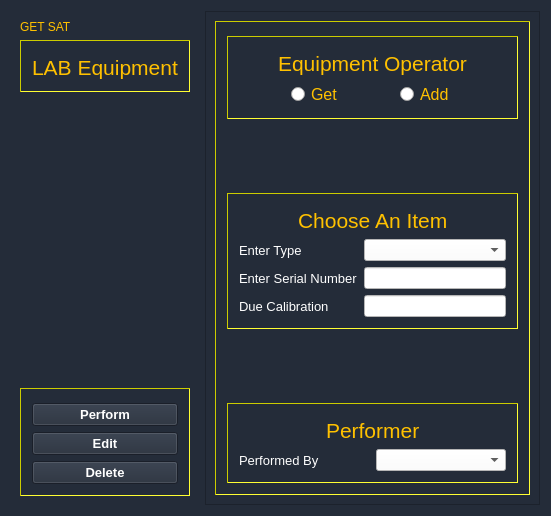
<?xml version="1.0" encoding="UTF-8"?>
<ui version="4.0">
 <class>ATP</class>
 <widget class="QWidget" name="ATP">
  <property name="geometry">
   <rect>
    <x>0</x>
    <y>0</y>
    <width>535</width>
    <height>516</height>
   </rect>
  </property>
  <property name="windowTitle">
   <string>Form</string>
  </property>
  <property name="styleSheet">
   <string notr="true">background-color: #242c39;</string>
  </property>
  <layout class="QGridLayout" name="gridLayout">
   <item row="0" column="0">
    <widget class="QFrame" name="Side_Logo_frame">
     <property name="styleSheet">
      <string notr="true">background-color: #242c39;
</string>
     </property>
     <property name="frameShape">
      <enum>QFrame::NoFrame</enum>
     </property>
     <property name="frameShadow">
      <enum>QFrame::Plain</enum>
     </property>
     <layout class="QGridLayout" name="gridLayout_3">
      <item row="1" column="0">
       <widget class="QGroupBox" name="groupBox_9">
        <property name="styleSheet">
         <string notr="true">#groupBox_9 {
border-color: rgb(204, 204, 0);
border-width : 0.5px;
border-style:inset}</string>
        </property>
        <property name="title">
         <string/>
        </property>
        <layout class="QGridLayout" name="gridLayout_14">
         <item row="0" column="0">
          <widget class="QLabel" name="SAT_label_2">
           <property name="font">
            <font>
             <family>MS Shell Dlg 2</family>
             <pointsize>16</pointsize>
             <weight>9</weight>
             <italic>false</italic>
             <bold>false</bold>
            </font>
           </property>
           <property name="styleSheet">
            <string notr="true">background-color:None;
font: 75 16pt &quot;MS Shell Dlg 2&quot;;
color:#ffc100;</string>
           </property>
           <property name="text">
            <string>LAB Equipment</string>
           </property>
          </widget>
         </item>
        </layout>
       </widget>
      </item>
      <item row="5" column="0">
       <widget class="QGroupBox" name="groupBox_2">
        <property name="styleSheet">
         <string notr="true">#groupBox_2 {
border-color: rgb(204, 204, 0);
border-width : 0.5px;
border-style:inset}</string>
        </property>
        <property name="title">
         <string/>
        </property>
        <layout class="QGridLayout" name="gridLayout_2">
         <item row="1" column="0">
          <widget class="QPushButton" name="Edit">
           <property name="font">
            <font>
             <pointsize>10</pointsize>
             <weight>75</weight>
             <bold>true</bold>
            </font>
           </property>
           <property name="styleSheet">
            <string notr="true">color: rgb(255, 255, 255);
background-color: #242c39;</string>
           </property>
           <property name="text">
            <string>Edit</string>
           </property>
          </widget>
         </item>
         <item row="2" column="0">
          <widget class="QPushButton" name="Delete">
           <property name="font">
            <font>
             <pointsize>10</pointsize>
             <weight>75</weight>
             <bold>true</bold>
            </font>
           </property>
           <property name="styleSheet">
            <string notr="true">color: rgb(255, 255, 255);
background-color: #242c39;</string>
           </property>
           <property name="text">
            <string>Delete</string>
           </property>
          </widget>
         </item>
         <item row="0" column="0">
          <widget class="QPushButton" name="finish">
           <property name="font">
            <font>
             <pointsize>10</pointsize>
             <weight>75</weight>
             <bold>true</bold>
            </font>
           </property>
           <property name="styleSheet">
            <string notr="true">color: rgb(255, 255, 255);
background-color: #242c39;</string>
           </property>
           <property name="text">
            <string>Perform</string>
           </property>
          </widget>
         </item>
        </layout>
       </widget>
      </item>
      <item row="0" column="0">
       <widget class="QLabel" name="Get_label">
        <property name="styleSheet">
         <string notr="true">background-color:None;
font: 75 16pt &quot;MS Shell Dlg 2&quot;;
color:#ffc100;</string>
        </property>
        <property name="text">
         <string>GET SAT</string>
        </property>
       </widget>
      </item>
      <item row="2" column="0">
       <spacer name="verticalSpacer">
        <property name="orientation">
         <enum>Qt::Vertical</enum>
        </property>
        <property name="sizeHint" stdset="0">
         <size>
          <width>20</width>
          <height>40</height>
         </size>
        </property>
       </spacer>
      </item>
      <item row="3" column="0">
       <widget class="QLabel" name="label_50">
        <property name="text">
         <string/>
        </property>
        <property name="pixmap">
         <pixmap>L:/ItzhakM/QT/Widget's ATP/getsat2.JPG</pixmap>
        </property>
       </widget>
      </item>
      <item row="4" column="0">
       <spacer name="verticalSpacer_2">
        <property name="orientation">
         <enum>Qt::Vertical</enum>
        </property>
        <property name="sizeHint" stdset="0">
         <size>
          <width>20</width>
          <height>40</height>
         </size>
        </property>
       </spacer>
      </item>
     </layout>
     <widget class="QLabel" name="label_19">
      <property name="geometry">
       <rect>
        <x>9</x>
        <y>97</y>
        <width>16</width>
        <height>16</height>
       </rect>
      </property>
      <property name="text">
       <string/>
      </property>
      <property name="pixmap">
       <pixmap>../Users/Widget's ATP/getsat2.JPG</pixmap>
      </property>
     </widget>
     <zorder>label_19</zorder>
     <zorder>Get_label</zorder>
     <zorder>groupBox_9</zorder>
     <zorder>groupBox_2</zorder>
     <zorder>label_50</zorder>
    </widget>
   </item>
   <item row="0" column="1">
    <widget class="QFrame" name="frame_2">
     <property name="styleSheet">
      <string notr="true">background-color: #242c39;</string>
     </property>
     <property name="frameShape">
      <enum>QFrame::StyledPanel</enum>
     </property>
     <property name="frameShadow">
      <enum>QFrame::Raised</enum>
     </property>
     <layout class="QGridLayout" name="gridLayout_4">
      <item row="0" column="0">
       <widget class="QGroupBox" name="groupBox_3">
        <property name="styleSheet">
         <string notr="true">#groupBox_3 {
border-color: rgb(204, 204, 0);
border-width : 0.5px;
border-style:inset}</string>
        </property>
        <property name="title">
         <string/>
        </property>
        <layout class="QGridLayout" name="gridLayout_5">
         <item row="2" column="0">
          <widget class="QGroupBox" name="groupBox_15">
           <property name="styleSheet">
            <string notr="true">#groupBox_15 {
border-color: rgb(204, 204, 0);
border-width : 0.5px;
border-style:inset}</string>
           </property>
           <property name="title">
            <string/>
           </property>
           <layout class="QGridLayout" name="gridLayout_40">
            <item row="0" column="1">
             <widget class="QLabel" name="label_17">
              <property name="font">
               <font>
                <family>MS Shell Dlg 2</family>
                <pointsize>16</pointsize>
                <weight>9</weight>
                <italic>false</italic>
                <bold>false</bold>
               </font>
              </property>
              <property name="styleSheet">
               <string notr="true">background-color:None;
font: 75 16pt &quot;MS Shell Dlg 2&quot;;
color:#ffc100;</string>
              </property>
              <property name="text">
               <string>Choose An Item</string>
              </property>
             </widget>
            </item>
            <item row="0" column="2">
             <spacer name="horizontalSpacer_2">
              <property name="orientation">
               <enum>Qt::Horizontal</enum>
              </property>
              <property name="sizeHint" stdset="0">
               <size>
                <width>40</width>
                <height>20</height>
               </size>
              </property>
             </spacer>
            </item>
            <item row="0" column="0">
             <spacer name="horizontalSpacer">
              <property name="orientation">
               <enum>Qt::Horizontal</enum>
              </property>
              <property name="sizeHint" stdset="0">
               <size>
                <width>40</width>
                <height>20</height>
               </size>
              </property>
             </spacer>
            </item>
            <item row="1" column="0" colspan="3">
             <layout class="QGridLayout" name="gridLayout_11">
              <item row="1" column="0">
               <widget class="QLabel" name="label_8">
                <property name="font">
                 <font>
                  <pointsize>10</pointsize>
                 </font>
                </property>
                <property name="styleSheet">
                 <string notr="true">color: rgb(255, 255, 255);</string>
                </property>
                <property name="text">
                 <string>Enter Serial Number</string>
                </property>
               </widget>
              </item>
              <item row="2" column="0">
               <widget class="QLabel" name="label_9">
                <property name="font">
                 <font>
                  <pointsize>10</pointsize>
                 </font>
                </property>
                <property name="styleSheet">
                 <string notr="true">color: rgb(255, 255, 255);</string>
                </property>
                <property name="text">
                 <string>Due Calibration</string>
                </property>
               </widget>
              </item>
              <item row="2" column="2">
               <widget class="QLineEdit" name="ASSN_3">
                <property name="font">
                 <font>
                  <weight>75</weight>
                  <bold>true</bold>
                 </font>
                </property>
                <property name="styleSheet">
                 <string notr="true">background-color: rgb(255, 255, 255);</string>
                </property>
               </widget>
              </item>
              <item row="1" column="2">
               <widget class="QLineEdit" name="ASSN_2">
                <property name="styleSheet">
                 <string notr="true">background-color: rgb(255, 255, 255);</string>
                </property>
               </widget>
              </item>
              <item row="0" column="0">
               <widget class="QLabel" name="label_10">
                <property name="font">
                 <font>
                  <pointsize>10</pointsize>
                 </font>
                </property>
                <property name="styleSheet">
                 <string notr="true">color: rgb(255, 255, 255);</string>
                </property>
                <property name="text">
                 <string>Enter Type</string>
                </property>
               </widget>
              </item>
              <item row="0" column="2">
               <widget class="QComboBox" name="ASREV_2">
                <property name="styleSheet">
                 <string notr="true">background-color: rgb(255, 255, 255);</string>
                </property>
                <item>
                 <property name="text">
                  <string/>
                 </property>
                </item>
                <item>
                 <property name="text">
                  <string>Spectrum_Analyzer</string>
                 </property>
                </item>
                <item>
                 <property name="text">
                  <string>Network Analyzer</string>
                 </property>
                </item>
                <item>
                 <property name="text">
                  <string>Power Supply</string>
                 </property>
                </item>
                <item>
                 <property name="text">
                  <string>Fluke</string>
                 </property>
                </item>
                <item>
                 <property name="text">
                  <string>Signal Generator</string>
                 </property>
                </item>
                <item>
                 <property name="text">
                  <string>Sonic Tension Meter</string>
                 </property>
                </item>
                <item>
                 <property name="text">
                  <string>Insulation Tester</string>
                 </property>
                </item>
                <item>
                 <property name="text">
                  <string>Microwave Analyzer</string>
                 </property>
                </item>
                <item>
                 <property name="text">
                  <string>Oscilloscope</string>
                 </property>
                </item>
                <item>
                 <property name="text">
                  <string/>
                 </property>
                </item>
               </widget>
              </item>
             </layout>
            </item>
           </layout>
          </widget>
         </item>
         <item row="0" column="0">
          <widget class="QGroupBox" name="groupBox_13">
           <property name="styleSheet">
            <string notr="true">#groupBox_13 {
border-color: rgb(204, 204, 0);
border-width : 0.5px;
border-style:inset}</string>
           </property>
           <property name="title">
            <string/>
           </property>
           <layout class="QGridLayout" name="gridLayout_7">
            <item row="0" column="2">
             <spacer name="horizontalSpacer_6">
              <property name="orientation">
               <enum>Qt::Horizontal</enum>
              </property>
              <property name="sizeHint" stdset="0">
               <size>
                <width>40</width>
                <height>20</height>
               </size>
              </property>
             </spacer>
            </item>
            <item row="0" column="0">
             <spacer name="horizontalSpacer_5">
              <property name="orientation">
               <enum>Qt::Horizontal</enum>
              </property>
              <property name="sizeHint" stdset="0">
               <size>
                <width>40</width>
                <height>20</height>
               </size>
              </property>
             </spacer>
            </item>
            <item row="0" column="1">
             <widget class="QLabel" name="label_11">
              <property name="font">
               <font>
                <family>MS Shell Dlg 2</family>
                <pointsize>16</pointsize>
                <weight>9</weight>
                <italic>false</italic>
                <bold>false</bold>
               </font>
              </property>
              <property name="styleSheet">
               <string notr="true">background-color:None;
font: 75 16pt &quot;MS Shell Dlg 2&quot;;
color:#ffc100;</string>
              </property>
              <property name="text">
               <string>Equipment Operator</string>
              </property>
             </widget>
            </item>
            <item row="1" column="0" colspan="3">
             <layout class="QGridLayout" name="gridLayout_18">
              <item row="0" column="3">
               <widget class="QRadioButton" name="cbCont_2">
                <property name="font">
                 <font>
                  <family>MS Shell Dlg 2</family>
                  <pointsize>12</pointsize>
                  <weight>9</weight>
                  <italic>false</italic>
                  <bold>false</bold>
                 </font>
                </property>
                <property name="styleSheet">
                 <string notr="true">background-color:None;
font: 75 12pt &quot;MS Shell Dlg 2&quot;;
color:#ffc100;</string>
                </property>
                <property name="text">
                 <string>Add</string>
                </property>
               </widget>
              </item>
              <item row="0" column="2">
               <spacer name="horizontalSpacer_4">
                <property name="orientation">
                 <enum>Qt::Horizontal</enum>
                </property>
                <property name="sizeHint" stdset="0">
                 <size>
                  <width>40</width>
                  <height>20</height>
                 </size>
                </property>
               </spacer>
              </item>
              <item row="0" column="1">
               <widget class="QRadioButton" name="cbStart">
                <property name="font">
                 <font>
                  <family>MS Shell Dlg 2</family>
                  <pointsize>12</pointsize>
                  <weight>9</weight>
                  <italic>false</italic>
                  <bold>false</bold>
                 </font>
                </property>
                <property name="styleSheet">
                 <string notr="true">background-color:None;
font: 75 12pt &quot;MS Shell Dlg 2&quot;;
color:#ffc100;</string>
                </property>
                <property name="text">
                 <string>Get</string>
                </property>
               </widget>
              </item>
              <item row="0" column="0">
               <spacer name="horizontalSpacer_3">
                <property name="orientation">
                 <enum>Qt::Horizontal</enum>
                </property>
                <property name="sizeHint" stdset="0">
                 <size>
                  <width>40</width>
                  <height>20</height>
                 </size>
                </property>
               </spacer>
              </item>
              <item row="0" column="4">
               <spacer name="horizontalSpacer_10">
                <property name="orientation">
                 <enum>Qt::Horizontal</enum>
                </property>
                <property name="sizeHint" stdset="0">
                 <size>
                  <width>40</width>
                  <height>20</height>
                 </size>
                </property>
               </spacer>
              </item>
             </layout>
            </item>
           </layout>
          </widget>
         </item>
         <item row="4" column="0">
          <widget class="QGroupBox" name="groupBox_12">
           <property name="styleSheet">
            <string notr="true">#groupBox_12 {
border-color: rgb(204, 204, 0);
border-width : 0.5px;
border-style:inset}</string>
           </property>
           <property name="title">
            <string/>
           </property>
           <layout class="QGridLayout" name="gridLayout_21">
            <item row="0" column="2">
             <spacer name="horizontalSpacer_8">
              <property name="orientation">
               <enum>Qt::Horizontal</enum>
              </property>
              <property name="sizeHint" stdset="0">
               <size>
                <width>40</width>
                <height>20</height>
               </size>
              </property>
             </spacer>
            </item>
            <item row="0" column="0">
             <spacer name="horizontalSpacer_7">
              <property name="orientation">
               <enum>Qt::Horizontal</enum>
              </property>
              <property name="sizeHint" stdset="0">
               <size>
                <width>40</width>
                <height>20</height>
               </size>
              </property>
             </spacer>
            </item>
            <item row="0" column="1">
             <widget class="QLabel" name="label_21">
              <property name="font">
               <font>
                <family>MS Shell Dlg 2</family>
                <pointsize>16</pointsize>
                <weight>9</weight>
                <italic>false</italic>
                <bold>false</bold>
               </font>
              </property>
              <property name="styleSheet">
               <string notr="true">background-color:None;
font: 75 16pt &quot;MS Shell Dlg 2&quot;;
color:#ffc100;</string>
              </property>
              <property name="text">
               <string>Performer</string>
              </property>
             </widget>
            </item>
            <item row="1" column="0" colspan="3">
             <layout class="QGridLayout" name="gridLayout_9">
              <item row="2" column="0" colspan="2">
               <layout class="QGridLayout" name="gridLayout_31">
                <item row="0" column="0">
                 <widget class="QLabel" name="label_55">
                  <property name="font">
                   <font>
                    <pointsize>10</pointsize>
                   </font>
                  </property>
                  <property name="styleSheet">
                   <string notr="true">color: rgb(255, 255, 255);</string>
                  </property>
                  <property name="text">
                   <string>Performed By</string>
                  </property>
                 </widget>
                </item>
                <item row="0" column="1">
                 <widget class="QComboBox" name="MTESTER">
                  <property name="styleSheet">
                   <string notr="true">background-color: rgb(255, 255, 255);</string>
                  </property>
                  <item>
                   <property name="text">
                    <string/>
                   </property>
                  </item>
                  <item>
                   <property name="text">
                    <string>Sahar</string>
                   </property>
                  </item>
                  <item>
                   <property name="text">
                    <string>Kfir.T</string>
                   </property>
                  </item>
                  <item>
                   <property name="text">
                    <string>Ori</string>
                   </property>
                  </item>
                  <item>
                   <property name="text">
                    <string>Yair</string>
                   </property>
                  </item>
                  <item>
                   <property name="text">
                    <string>Maor</string>
                   </property>
                  </item>
                  <item>
                   <property name="text">
                    <string>Itzhak</string>
                   </property>
                  </item>
                  <item>
                   <property name="text">
                    <string>Daniel</string>
                   </property>
                  </item>
                 </widget>
                </item>
               </layout>
              </item>
             </layout>
            </item>
           </layout>
          </widget>
         </item>
         <item row="1" column="0">
          <spacer name="verticalSpacer_5">
           <property name="orientation">
            <enum>Qt::Vertical</enum>
           </property>
           <property name="sizeHint" stdset="0">
            <size>
             <width>20</width>
             <height>40</height>
            </size>
           </property>
          </spacer>
         </item>
         <item row="3" column="0">
          <spacer name="verticalSpacer_3">
           <property name="orientation">
            <enum>Qt::Vertical</enum>
           </property>
           <property name="sizeHint" stdset="0">
            <size>
             <width>20</width>
             <height>40</height>
            </size>
           </property>
          </spacer>
         </item>
        </layout>
       </widget>
      </item>
     </layout>
    </widget>
   </item>
  </layout>
 </widget>
 <resources/>
 <connections/>
</ui>
